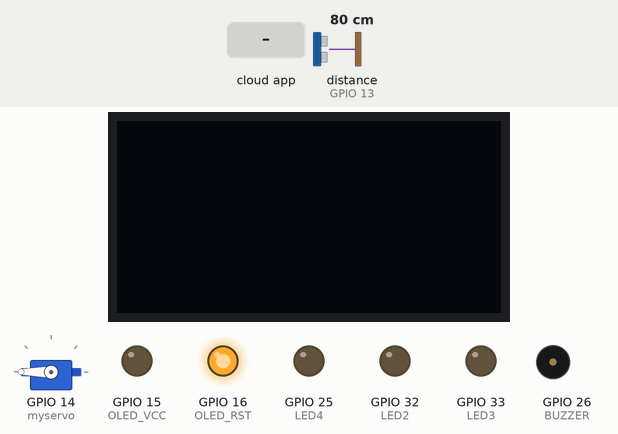
This sketch was run on a simulated ESP32. On the bench: servo, 128×64 one-colour display, output pins drawn as LEDs (lit = HIGH), buzzer (waves = sounding, pin HIGH). Wiring (inferred from the names in the program): ultrasonic range finder: trigger GPIO 12; echo GPIO 13. The inputs (shaded band) are chosen by the test bench; at power-on: distance to the obstacle (sensor on GPIO 13) 80 cm. The echo pulse lasts 58.3 µs per cm; WiFi joins after 1.5 s; servers stay silent unless stated; no MQTT or app messages arrive unless stated; pins used as bus, display or sensor lines are not drawn; what the sketch prints to the serial monitor is not drawn.

Above: at 2.7 s.
2.8 s: the phone or cloud app sets lampu6 to 1
At 3.7 s:
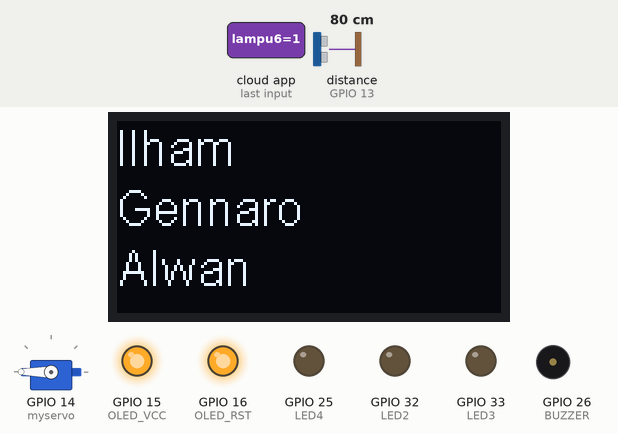
4.3 s: the phone or cloud app sets lampu6 to 0
At 6.0 s:
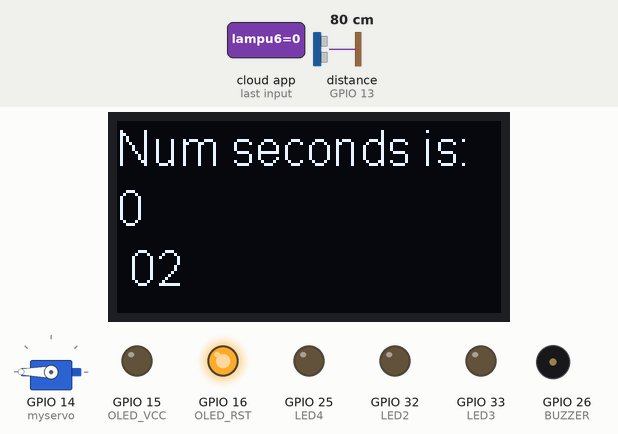
6.3 s: distance to the obstacle (sensor on GPIO 13) set to 18 cm
12.0 s: distance to the obstacle (sensor on GPIO 13) set to 13 cm
At 18.1 s:
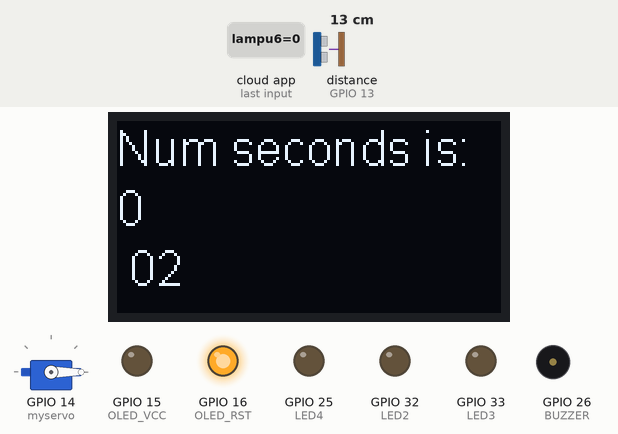
18.4 s: the phone or cloud app sets lampu2 to 1
At 19.2 s:
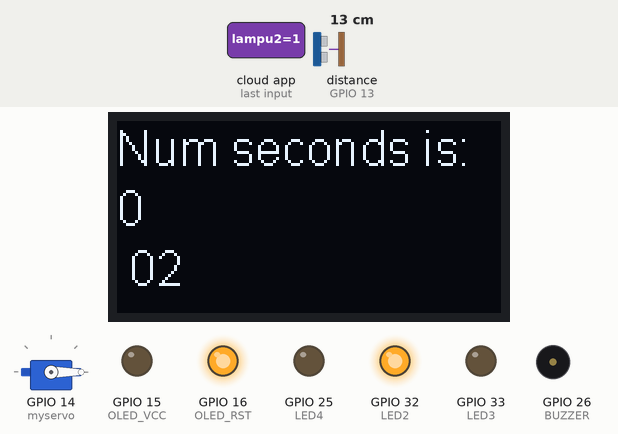
19.9 s: the phone or cloud app sets lampu3 to 1
At 20.4 s:
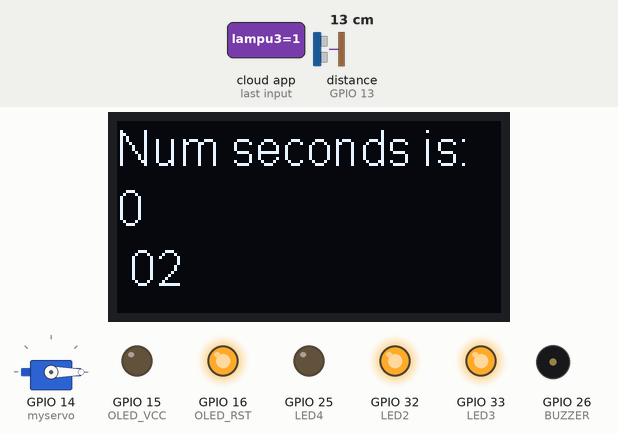
Timing chart, 0 to 22.4 s (numbered marks = the images above; inputs shaded):
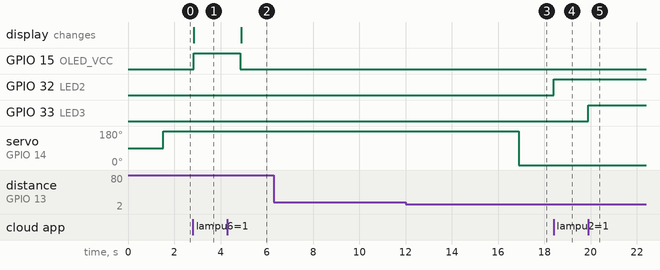

Measured:
- the behaviour switches between 16 and 15 cm on distance to the obstacle (sensor on GPIO 13) (found by bisection; images 2 and 3)
- after the input at 2.8 s, GPIO 15 (OLED_VCC): LOW → HIGH at once; the display: changes at once (image 1)
- after the input at 4.3 s, GPIO 15 (OLED_VCC): HIGH → LOW after 0.56 s; the display: changes after 0.59 s (image 2)
- after the input at 6.3 s, every drawn part: stays the same
- after the input at 12.0 s, servo on GPIO 14 (myservo): 180° → 0° after 4.9 s
- after the input at 18.4 s, GPIO 32 (LED2): LOW → HIGH at once
- after the input at 19.9 s, GPIO 33 (LED3): LOW → HIGH at once

The sketch:

testOledUseAdafruit.ino
```cpp
//INI FINALLLLLLLLLLLLLLLLLLLLLLL

#include <WiFi.h>
#include <WebServer.h>
#include "Adafruit_MQTT.h"
#include "Adafruit_MQTT_Client.h"
#include "SSD1306Wire.h"
#include <ESP32Servo.h> //Library untuk Servo

#define LED2            32                                // for 1st lamp
#define LED3            33                                // for 2nd lamp
#define LED4            25                                // for 3rd lamp
#define BUZZER          26                                // for Buzzer
//OLED related variables
#define OLED_ADDR 0x3c
#define OLED_SDA 21       //4 //TTGO board without SD Card has OLED SDA connected to pin 4 of ESP32
#define OLED_SCL 22       //15 //TTGO board without SD Card has OLED SCL connected to pin 15 of ESP32
#define OLED_RST 16       //Optional, TTGO board contains OLED_RST connected to pin 16 of ESP32
#define OLED_VCC 15

const int trigPin = 12;
const int echoPin = 13;
//define sound speed in cm/uS
#define SOUND_SPEED 0.034
#define CM_TO_INCH 0.393701
long duration;
float distanceCm;
float distanceInch;
Servo myservo; //Buat object 1 buah motor servo

#define WLAN_SSID       "OPPO A53"                              // Your SSID
#define WLAN_PASS       "zxvdjd733"           // Your password

/************************* Adafruit.io Setup *********************************/

#define AIO_SERVER      "io.adafruit.com"
#define AIO_SERVERPORT  1883                                // use 8883 for SSL
#define AIO_USERNAME    "ilhamssakti27"                     // Replace it with your username
#define AIO_KEY         "aio_Dbtp17tcTEkX0Y2cvG9Vp7UnsKmC"  // Replace with your Project Auth Key

/************ Global State (you don't need to change this!) ******************/

// Create an ESP8266 WiFiClient class to connect to the MQTT server.
WiFiClient client;
// or... use WiFiFlientSecure for SSL
//WiFiClientSecure client;

// Setup the MQTT client class by passing in the WiFi client and MQTT server and login details.
Adafruit_MQTT_Client mqtt(&client, AIO_SERVER, AIO_SERVERPORT, AIO_USERNAME, AIO_KEY);

/****************************** Feeds ***************************************/


// Setup a feed called 'onoff' for subscribing to changes.
Adafruit_MQTT_Subscribe lampu2 = Adafruit_MQTT_Subscribe(&mqtt, AIO_USERNAME"/feeds/lampu2"); // FeedName --- FOR LED2
Adafruit_MQTT_Subscribe lampu3 = Adafruit_MQTT_Subscribe(&mqtt, AIO_USERNAME"/feeds/lampu3"); // FeedName --- FOR LED3
Adafruit_MQTT_Subscribe lampu4 = Adafruit_MQTT_Subscribe(&mqtt, AIO_USERNAME"/feeds/lampu4"); // FeedName --- FOR LED2
Adafruit_MQTT_Subscribe lampu5 = Adafruit_MQTT_Subscribe(&mqtt, AIO_USERNAME"/feeds/lampu"); // FeedName --- FOR ALL LED
Adafruit_MQTT_Subscribe buzzer = Adafruit_MQTT_Subscribe(&mqtt, AIO_USERNAME"/feeds/lampu5"); // FeedName --- FOR BUZZER
Adafruit_MQTT_Subscribe oled = Adafruit_MQTT_Subscribe(&mqtt, AIO_USERNAME"/feeds/lampu6"); // FeedName --- FOR OLED

void MQTT_connect();

SSD1306Wire display(OLED_ADDR, OLED_SDA, OLED_SCL);
int counter = 0;

void initOLED() {
   pinMode(OLED_RST, OUTPUT);
   pinMode(OLED_VCC, OUTPUT);
   //Give a low to high pulse to the OLED display to reset it
   //This is optional and not required for OLED modules not containing a reset pin
   digitalWrite(OLED_RST, LOW);
   delay(20);
   digitalWrite(OLED_RST, HIGH);
}
void showOLEDMessage(String line1, String line2, String line3) {
   display.init();                        // clears screen
   display.setFont(ArialMT_Plain_16);
   display.drawString(0, 0, line1);       //  adds to buffer
   display.drawString(0, 20, line2);
   display.drawString(0, 40, line3);
   display.display();                     // displays content in buffer
}

void setup() {
  Serial.begin(115200);

  pinMode(LED2, OUTPUT);
  pinMode(LED3, OUTPUT);
  pinMode(LED4, OUTPUT);
  pinMode(BUZZER, OUTPUT);
  initOLED();
  Serial.begin(115200); // Starts the serial communication
  pinMode(trigPin, OUTPUT); // Sets the trigPin as an Output
  pinMode(echoPin, INPUT); // Sets the echoPin as an Input
  myservo.attach(14); //Set servo pada pin PWM 14

  // Connect to WiFi access point.
  Serial.println(); Serial.println();
  Serial.print("Connecting to ");
  Serial.println(WLAN_SSID);

  WiFi.begin(WLAN_SSID, WLAN_PASS);
  while (WiFi.status() != WL_CONNECTED) {
    delay(500);
    Serial.print(".");
  }
  Serial.println();

  Serial.println("WiFi connected");
  Serial.println("IP address: ");
  Serial.println(WiFi.localIP());


  // Setup MQTT subscription for onoff feed.
  mqtt.subscribe(&lampu2);
  mqtt.subscribe(&lampu3);
  mqtt.subscribe(&lampu4);
  mqtt.subscribe(&lampu5);
  mqtt.subscribe(&buzzer);
  mqtt.subscribe(&oled);
}

void loop() {

  // Clears the trigPin
  digitalWrite(trigPin, LOW);
  delayMicroseconds(2);
  // Sets the trigPin on HIGH state for 10 micro seconds
  digitalWrite(trigPin, HIGH);
  delayMicroseconds(10);
  digitalWrite(trigPin, LOW);

  // Reads the echoPin, returns the sound wave travel time in microseconds
  duration = pulseIn(echoPin, HIGH);

  // Calculate the distance
  distanceCm = duration * SOUND_SPEED/2;

  // Convert to inches
  distanceInch = distanceCm * CM_TO_INCH;

  // Prints the distance in the Serial Monitor
  Serial.print("Distance (cm): ");
  Serial.println(distanceCm);
  Serial.print("Distance (inch): ");
  Serial.println(distanceInch);

  if(distanceCm<=15) // Jarak (Cm) dapat anda sesuaikan
  {
   myservo.write(0); //Posisi servo pada 90 derajat
  }

  else{ //Jika jarak lebih dari yang ditentukan
   myservo.write(180); //Posisi servo pada 90 derajat
  }

  delay(1000);


  MQTT_connect();

  Adafruit_MQTT_Subscribe *subscription;
  while ((subscription = mqtt.readSubscription(5000))) {


    // mulai with button adafruit
    if (subscription == &lampu2) {
      Serial.print(F("Got: "));
      Serial.println((char *)lampu2.lastread);
      int Light1_State = atoi((char *)lampu2.lastread);
      digitalWrite(LED2, (Light1_State));

    }

    if (subscription == &lampu3) {
      Serial.print(F("Got: "));
      Serial.println((char *)lampu3.lastread);
      int Light2_State = atoi((char *)lampu3.lastread);
      digitalWrite(LED3, (Light2_State));

    }

    if (subscription == &lampu4) {
      Serial.print(F("Got: "));
      Serial.println((char *)lampu4.lastread);
      int Light3_State = atoi((char *)lampu4.lastread);
      digitalWrite(LED4, (Light3_State));

    }

    if (subscription == &lampu5) {
      Serial.print(F("Got: "));
      Serial.println((char *)lampu5.lastread);
      int Light4_State = atoi((char *)lampu5.lastread);
      digitalWrite(LED2, (Light4_State));
      digitalWrite(LED3, (Light4_State));
      digitalWrite(LED4, (Light4_State));

    }

    if (subscription == &buzzer) {
      Serial.print(F("Got: "));
      Serial.println((char *)buzzer.lastread);
      int Buzzer_State = atoi((char *)buzzer.lastread);
      digitalWrite(BUZZER, (Buzzer_State));

    }

    if (subscription == &oled) {
      Serial.print(F("Got: "));
      Serial.println((char *)oled.lastread);
      int OLED_State = atoi((char *)oled.lastread);
      if(OLED_State == 1){
        showOLEDMessage("Ilham", "Gennaro", "Alwan");
        digitalWrite(OLED_VCC, HIGH);
        delay(1000);
      }
      if(OLED_State == 0){
        digitalWrite(OLED_VCC, LOW);
        showOLEDMessage("Num seconds is: ", String(counter), " 02");
        delay(1000);
      }else {
        showOLEDMessage("Ilham", "Gennaro", "Alwan");
        digitalWrite(OLED_VCC, HIGH);
        delay(1000);
        continue;
      }


    }

  }
}

void MQTT_connect() {
  int8_t ret;

  // Stop if already connected.
  if (mqtt.connected()) {
    return;
  }

  Serial.print("Connecting to MQTT... ");

  uint8_t retries = 3;

  while ((ret = mqtt.connect()) != 0) { // connect will return 0 for connected
    Serial.println(mqtt.connectErrorString(ret));
    Serial.println("Retrying MQTT connection in 5 seconds...");
    mqtt.disconnect();
    delay(5000);  // wait 5 seconds
    retries--;
    if (retries == 0) {
      // basically die and wait for WDT to reset me
      while (1);
    }
  }
  Serial.println("MQTT Connected!");

}
```
